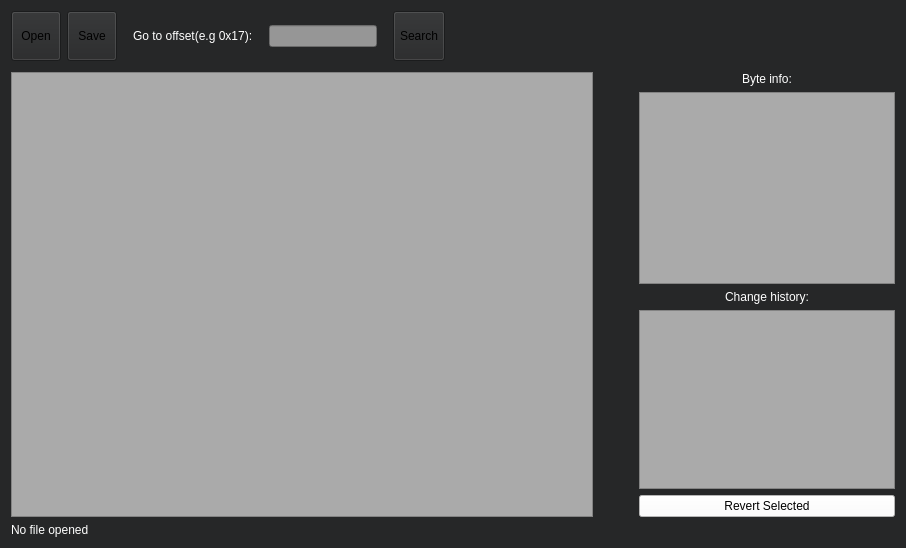
<?xml version="1.0" encoding="UTF-8"?>
<ui version="4.0">
 <class>MainWindow</class>
 <widget class="QMainWindow" name="MainWindow">
  <property name="geometry">
   <rect>
    <x>0</x>
    <y>0</y>
    <width>906</width>
    <height>548</height>
   </rect>
  </property>
  <property name="minimumSize">
   <size>
    <width>906</width>
    <height>548</height>
   </size>
  </property>
  <property name="windowTitle">
   <string>FSeC Patch</string>
  </property>
  <property name="styleSheet">
   <string notr="true">background-color: rgb(38, 39, 40)</string>
  </property>
  <widget class="QWidget" name="centralWidget">
   <property name="sizePolicy">
    <sizepolicy hsizetype="Expanding" vsizetype="Expanding">
     <horstretch>0</horstretch>
     <verstretch>0</verstretch>
    </sizepolicy>
   </property>
   <layout class="QVBoxLayout" name="verticalLayout">
    <item>
     <layout class="QVBoxLayout" name="mainLayout">
      <property name="sizeConstraint">
       <enum>QLayout::SetMaximumSize</enum>
      </property>
      <item>
       <layout class="QHBoxLayout" name="layoutHeader">
        <item>
         <widget class="QToolButton" name="tbOpenFile">
          <property name="sizePolicy">
           <sizepolicy hsizetype="Minimum" vsizetype="Preferred">
            <horstretch>0</horstretch>
            <verstretch>0</verstretch>
           </sizepolicy>
          </property>
          <property name="minimumSize">
           <size>
            <width>50</width>
            <height>50</height>
           </size>
          </property>
          <property name="text">
           <string>Open</string>
          </property>
          <property name="icon">
           <iconset>
            <normaloff>res/iconOpen.png</normaloff>res/iconOpen.png</iconset>
          </property>
          <property name="iconSize">
           <size>
            <width>50</width>
            <height>50</height>
           </size>
          </property>
         </widget>
        </item>
        <item>
         <widget class="QToolButton" name="tbSaveFile">
          <property name="sizePolicy">
           <sizepolicy hsizetype="Minimum" vsizetype="Preferred">
            <horstretch>0</horstretch>
            <verstretch>0</verstretch>
           </sizepolicy>
          </property>
          <property name="minimumSize">
           <size>
            <width>50</width>
            <height>50</height>
           </size>
          </property>
          <property name="text">
           <string>Save</string>
          </property>
          <property name="icon">
           <iconset resource="resc.qrc">
            <normaloff>:/new/prefix1/res/iconSave.png</normaloff>:/new/prefix1/res/iconSave.png</iconset>
          </property>
          <property name="iconSize">
           <size>
            <width>50</width>
            <height>50</height>
           </size>
          </property>
         </widget>
        </item>
        <item>
         <spacer name="horizontalSpacer_7">
          <property name="orientation">
           <enum>Qt::Horizontal</enum>
          </property>
          <property name="sizeType">
           <enum>QSizePolicy::Minimum</enum>
          </property>
          <property name="sizeHint" stdset="0">
           <size>
            <width>10</width>
            <height>20</height>
           </size>
          </property>
         </spacer>
        </item>
        <item>
         <widget class="QLabel" name="label">
          <property name="styleSheet">
           <string notr="true">color: rgb(255, 255, 255)</string>
          </property>
          <property name="text">
           <string>Go to offset(e.g 0x17):</string>
          </property>
         </widget>
        </item>
        <item>
         <spacer name="horizontalSpacer_8">
          <property name="orientation">
           <enum>Qt::Horizontal</enum>
          </property>
          <property name="sizeType">
           <enum>QSizePolicy::Minimum</enum>
          </property>
          <property name="sizeHint" stdset="0">
           <size>
            <width>10</width>
            <height>20</height>
           </size>
          </property>
         </spacer>
        </item>
        <item>
         <widget class="QLineEdit" name="editOffsetText">
          <property name="sizePolicy">
           <sizepolicy hsizetype="Minimum" vsizetype="Fixed">
            <horstretch>0</horstretch>
            <verstretch>0</verstretch>
           </sizepolicy>
          </property>
          <property name="styleSheet">
           <string notr="true">background-color: rgb(150, 150, 150)</string>
          </property>
         </widget>
        </item>
        <item>
         <spacer name="horizontalSpacer_5">
          <property name="orientation">
           <enum>Qt::Horizontal</enum>
          </property>
          <property name="sizeType">
           <enum>QSizePolicy::Minimum</enum>
          </property>
          <property name="sizeHint" stdset="0">
           <size>
            <width>10</width>
            <height>20</height>
           </size>
          </property>
         </spacer>
        </item>
        <item>
         <widget class="QToolButton" name="tbGoToOffset">
          <property name="sizePolicy">
           <sizepolicy hsizetype="Minimum" vsizetype="Preferred">
            <horstretch>0</horstretch>
            <verstretch>0</verstretch>
           </sizepolicy>
          </property>
          <property name="minimumSize">
           <size>
            <width>50</width>
            <height>50</height>
           </size>
          </property>
          <property name="text">
           <string>Search</string>
          </property>
          <property name="icon">
           <iconset resource="resc.qrc">
            <normaloff>:/new/prefix1/res/iconGoto.png</normaloff>:/new/prefix1/res/iconGoto.png</iconset>
          </property>
          <property name="iconSize">
           <size>
            <width>50</width>
            <height>50</height>
           </size>
          </property>
         </widget>
        </item>
        <item>
         <spacer name="horizontalSpacer_4">
          <property name="orientation">
           <enum>Qt::Horizontal</enum>
          </property>
          <property name="sizeType">
           <enum>QSizePolicy::Minimum</enum>
          </property>
          <property name="sizeHint" stdset="0">
           <size>
            <width>10</width>
            <height>20</height>
           </size>
          </property>
         </spacer>
        </item>
        <item>
         <spacer name="horizontalSpacer_3">
          <property name="orientation">
           <enum>Qt::Horizontal</enum>
          </property>
          <property name="sizeType">
           <enum>QSizePolicy::MinimumExpanding</enum>
          </property>
          <property name="sizeHint" stdset="0">
           <size>
            <width>10</width>
            <height>20</height>
           </size>
          </property>
         </spacer>
        </item>
       </layout>
      </item>
      <item>
       <spacer name="verticalSpacer">
        <property name="orientation">
         <enum>Qt::Vertical</enum>
        </property>
        <property name="sizeType">
         <enum>QSizePolicy::Minimum</enum>
        </property>
        <property name="sizeHint" stdset="0">
         <size>
          <width>20</width>
          <height>5</height>
         </size>
        </property>
       </spacer>
      </item>
      <item>
       <layout class="QHBoxLayout" name="layoutContents">
        <item>
         <widget class="QTableView" name="viewDataTable">
          <property name="minimumSize">
           <size>
            <width>0</width>
            <height>0</height>
           </size>
          </property>
          <property name="styleSheet">
           <string notr="true">background-color: rgb(170, 170, 170)</string>
          </property>
          <property name="sizeAdjustPolicy">
           <enum>QAbstractScrollArea::AdjustToContents</enum>
          </property>
          <attribute name="horizontalHeaderCascadingSectionResizes">
           <bool>false</bool>
          </attribute>
          <attribute name="horizontalHeaderDefaultSectionSize">
           <number>40</number>
          </attribute>
          <attribute name="horizontalHeaderStretchLastSection">
           <bool>false</bool>
          </attribute>
          <attribute name="verticalHeaderMinimumSectionSize">
           <number>30</number>
          </attribute>
         </widget>
        </item>
        <item>
         <spacer name="horizontalSpacer">
          <property name="orientation">
           <enum>Qt::Horizontal</enum>
          </property>
          <property name="sizeType">
           <enum>QSizePolicy::Minimum</enum>
          </property>
          <property name="sizeHint" stdset="0">
           <size>
            <width>40</width>
            <height>20</height>
           </size>
          </property>
         </spacer>
        </item>
        <item>
         <layout class="QVBoxLayout" name="lblChanges">
          <item>
           <widget class="QLabel" name="lblByteInfoDesc">
            <property name="styleSheet">
             <string notr="true">color: rgb(255, 255, 255)</string>
            </property>
            <property name="text">
             <string>&lt;html&gt;&lt;head/&gt;&lt;body&gt;&lt;p&gt;Byte info:&lt;/p&gt;&lt;/body&gt;&lt;/html&gt;</string>
            </property>
            <property name="alignment">
             <set>Qt::AlignCenter</set>
            </property>
           </widget>
          </item>
          <item>
           <widget class="QListWidget" name="listByteInfo">
            <property name="sizePolicy">
             <sizepolicy hsizetype="Minimum" vsizetype="Minimum">
              <horstretch>0</horstretch>
              <verstretch>0</verstretch>
             </sizepolicy>
            </property>
            <property name="styleSheet">
             <string notr="true">background-color: rgb(170, 170, 170)</string>
            </property>
           </widget>
          </item>
          <item>
           <widget class="QLabel" name="lblHistoryDesc">
            <property name="styleSheet">
             <string notr="true">color: rgb(255, 255, 255)</string>
            </property>
            <property name="text">
             <string>&lt;html&gt;&lt;head/&gt;&lt;body&gt;&lt;p&gt;Change history:&lt;/p&gt;&lt;/body&gt;&lt;/html&gt;</string>
            </property>
            <property name="alignment">
             <set>Qt::AlignCenter</set>
            </property>
           </widget>
          </item>
          <item>
           <widget class="QListWidget" name="listLastEdit">
            <property name="sizePolicy">
             <sizepolicy hsizetype="Minimum" vsizetype="Expanding">
              <horstretch>0</horstretch>
              <verstretch>0</verstretch>
             </sizepolicy>
            </property>
            <property name="styleSheet">
             <string notr="true">background-color: rgb(170, 170, 170)</string>
            </property>
           </widget>
          </item>
          <item>
           <widget class="QPushButton" name="pbRevertSelected">
            <property name="autoFillBackground">
             <bool>false</bool>
            </property>
            <property name="styleSheet">
             <string notr="true">background-color: rgb(255, 255, 255);</string>
            </property>
            <property name="text">
             <string>Revert Selected</string>
            </property>
            <property name="flat">
             <bool>false</bool>
            </property>
           </widget>
          </item>
         </layout>
        </item>
       </layout>
      </item>
     </layout>
    </item>
    <item>
     <layout class="QHBoxLayout" name="horizontalLayout">
      <item>
       <widget class="QLabel" name="fil_name_label">
        <property name="styleSheet">
         <string notr="true">color: rgb(255, 255, 255)</string>
        </property>
        <property name="text">
         <string>No file opened</string>
        </property>
       </widget>
      </item>
     </layout>
    </item>
   </layout>
  </widget>
 </widget>
 <layoutdefault spacing="6" margin="11"/>
 <resources>
  <include location="resc.qrc"/>
 </resources>
 <connections/>
 <slots>
  <signal>sonClick()</signal>
  <slot>slot1()</slot>
 </slots>
</ui>
